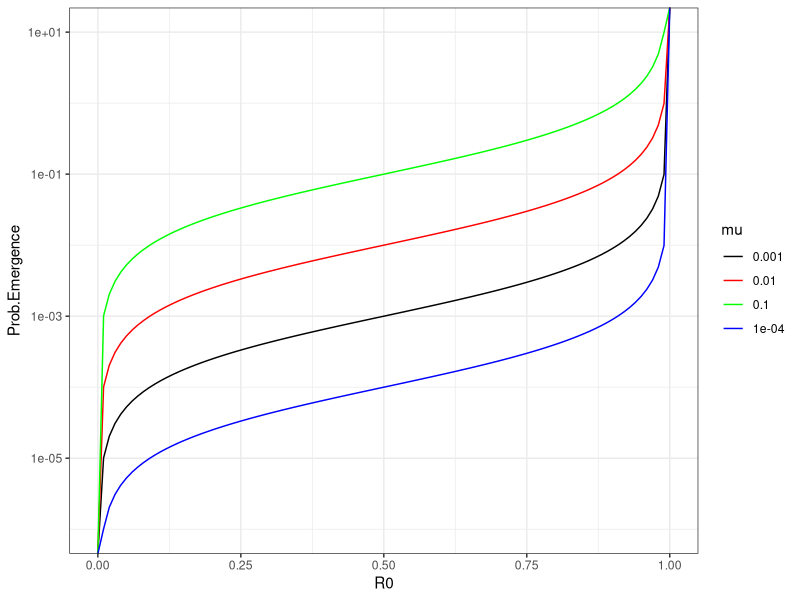
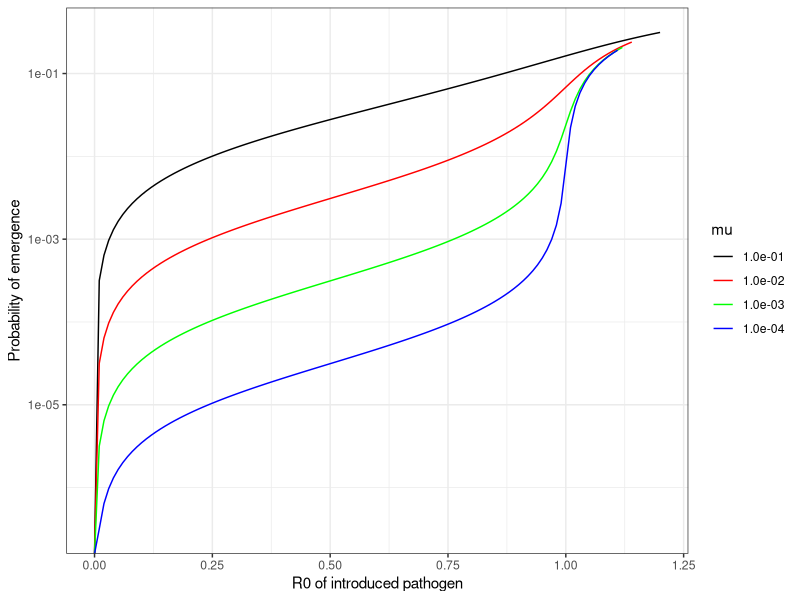
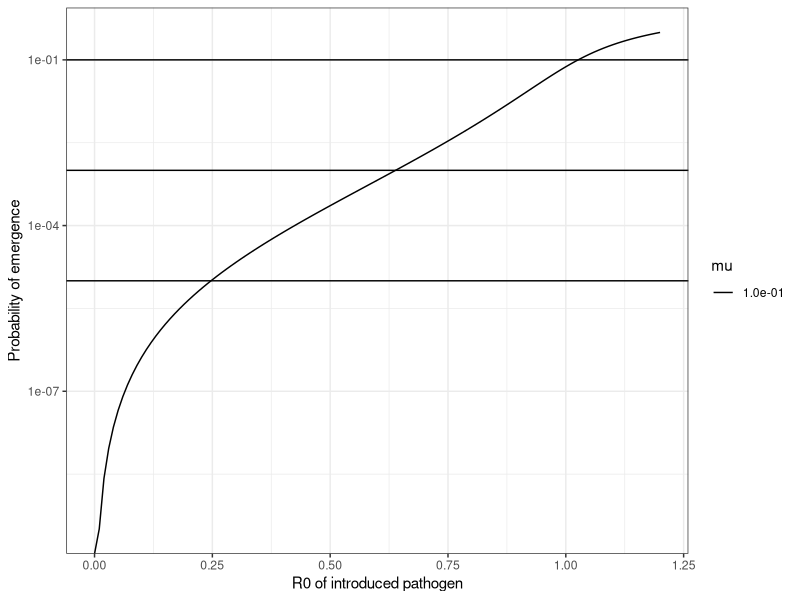
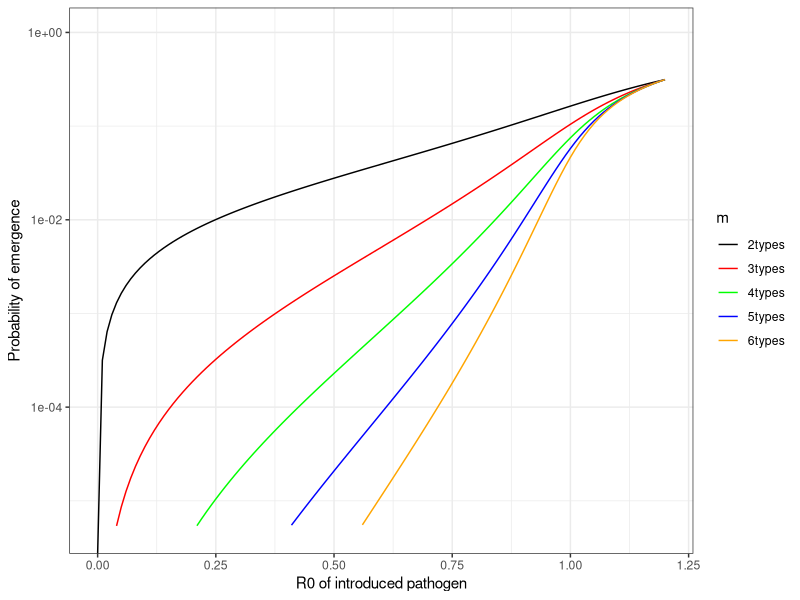
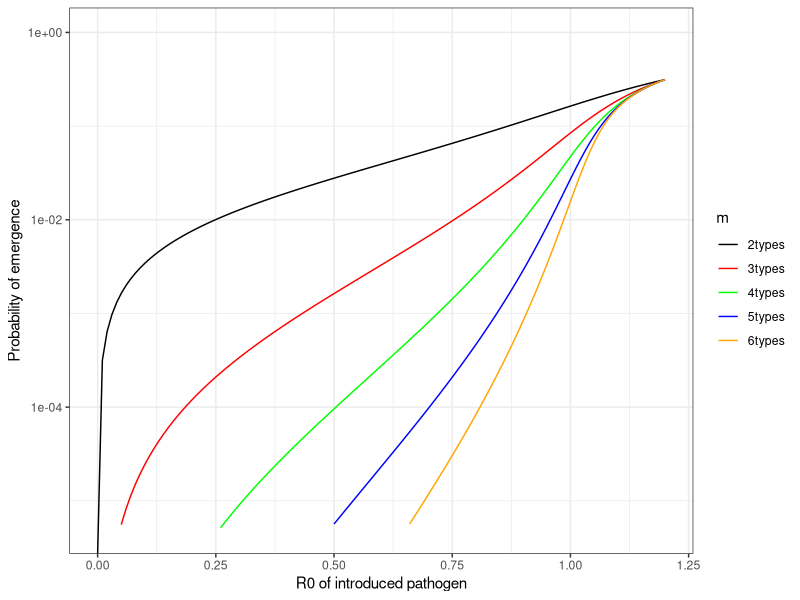

The R script that drew these images, in order:
## ---- chunk 1
# load libraries 
library(ggplot2) #for plotting
library(here) #for easy local path referencing
library(tidyverse) #for easy manipulation of data structures
library(nleqslv) #for solving nonlinear systems of equations


## ---- chunk 2
#single mutation required for evolution 
## parameters
mus = c(10^-1, 10^-2, 10^-3, 10^-4) # mutation rate
R0s = seq(0,1,0.01) # R0 is independent variable

#dataframe to store deterministic approximation values
df = data.frame(R0 = R0s)

#evaluate approximation equation for each mu at various R0s
for(i in 1:length(mus)){
  mu = mus[i] #set mu
  newcol = mu*R0s/(1-R0s) #evaluate approximation for each R0
  
  df = cbind(df, newcol) %>% as.data.frame() #add to dataframe
}

#format for plotting
colnames(df) = c("R0", as.character(mus))
df = pivot_longer(data = df,#pivot to long form
  cols = !R0,
  names_to = "mu",
  values_to = "Prob.Emergence"
)

#plot
## colors for plotting
my.colors = c("black", "red", "green", "blue")
## plot with ggplot
ggplot() + geom_line(data = df, aes(x = R0, y = Prob.Emergence, group = mu, col = mu)) +
  scale_y_continuous(trans= "log10") +
  theme_bw() +
  scale_color_manual(values = my.colors)

## ---- chunk 3
## Define fixed point equations
# pgfs - qi
fpeq_1 = function(q1,q2) {exp(-(1-mu)*R0_1*(1-q1))*exp(-mu*R0_1*(1-q2)) - q1}
fpeq_2 = function(q1,q2) {exp(-R0_2*(1-q2)) - q2}

# function for prob.emergence
prob_emergence = function(qs,init) {1 - (qs[1]^init[1]*qs[2]^init[2])} #we could vectorize this for qs longer than 

## define params
mu = 10^-3
R0_1 = 0.5
R0_2 = 1000

# define initial conditions 
start = c(1,0) #start with 1 wild type and no evolved

## solve system of equations
# define system of nl equations
single_mut <- function(x) {
y <- numeric(2)
y[1] <- fpeq_1(x[1], x[2])
y[2] <- fpeq_2(x[1], x[2])
y
}

# initial guess
xstart = c(0.5, 0.5)
fstart = single_mut(xstart)

# newton start
qs = nleqslv(xstart, single_mut, method="Newton", global="none", control=list(trace=1,stepmax=2))$x
prob.emergence = prob_emergence(qs = qs, init = start)

# we should get a probability of 10^-3 
formatC(prob.emergence, format = "e", digits = 1) # heck yeah!

## ---- chunk 4
## parms 
R0_1s = seq(0,1.2, by = 0.01) #R1s to test
R0_2 = 1.2 # final R0_2
mus = c(10^-1, 10^-2, 10^-3, 10^-4) # mus to test 

# define initial conditions 
start = c(1,0) #start with 1 wild type and no evolved

#empty vector to store probs
probs.emergence = matrix(nrow = length(R0_1s), ncol = length(mus))

## solve system of equations
# define system of nl equations
single_mut <- function(x) {
y <- numeric(2)
y[1] <- fpeq_1(x[1], x[2])
y[2] <- fpeq_2(x[1], x[2])
y
}

# initial guess
xstart = c(0.9, 0.1)
fstart = single_mut(xstart)

for(j in 1:length(mus)){
  #set mu
  mu = mus[j] 
  for(i in 1:length(R0_1s)){
   # set R0_1
    R0_1 = R0_1s[i]
   # newton start
    qs = nleqslv(xstart, single_mut, method="Newton", global="none", control=list(trace=1,stepmax=2))$x
   # solve for prob.emergence
    prob.emergence = prob_emergence(qs = qs, init = start) 
   # add solution to matrix
    probs.emergence[i,j] = prob.emergence
  }
}

### prepare probs.emergence for plotting
# format wide df
probs.emergence = cbind(R0_1s, probs.emergence) %>% as.data.frame() #add R01_s column and format as df
colnames(probs.emergence) = c("R0", as.character(formatC(mus, format = "e", digits = 1))) # add mu to columns

# pivot to longform 
probs.emergence.long = probs.emergence %>%
 pivot_longer(cols = !R0,
  names_to = "mu",
  values_to = "Prob.Emergence"
)

# Plot
## colors for plotting
my.colors = c("black", "red", "green", "blue")
## plot
ggplot() + 
  geom_line(data = probs.emergence.long, aes(x = R0, y = Prob.Emergence, group = mu, col = mu)) +
  theme_bw() +
  labs(x = "R0 of introduced pathogen", y = "Probability of emergence") +
  scale_y_continuous(trans = "log10") +
  scale_color_manual(values = my.colors)

  

## ---- chunk 5
## Define fixed point equations
# pgfs - qi
fpeq_1 = function(q1,q2,q3,q4) {exp(-(1-mu)*R0_1*(1-q1))*exp(-mu*R0_1*(1-q2)) - q1}
fpeq_2 = function(q1,q2,q3,q4) {exp(-(1-mu)*R0_1*(1-q2))*exp(-mu*R0_1*(1-q3)) - q2}
fpeq_3 = function(q1,q2,q3,q4) {exp(-(1-mu)*R0_1*(1-q3))*exp(-mu*R0_1*(1-q4)) - q3}
fpeq_4 = function(q1,q2,q3,q4) {exp(-R0_2*(1-q4)) - q4}

# function for prob.emergence
prob_emergence = function(qs,init) {1 - qs[1]^init[1]*qs[2]^init[2]*qs[3]^init[3]*qs[4]^init[4]} #we could vectorize this for qs longer than 

## define params
mu = 10^-1
R0_1 = 0.5
R0_2 = 1.2

# define initial conditions 
start = c(1,0,0,0) #start with 1 wild type and no evolved

## solve system of equations
# define system of nl equations
single_mut <- function(x) {
y <- numeric(4)
y[1] <- fpeq_1(x[1], x[2], x[3], x[4])
y[2] <- fpeq_2(x[1], x[2], x[3], x[4])
y[3] <- fpeq_3(x[1], x[2], x[3], x[4])
y[4] <- fpeq_3(x[1], x[2], x[3], x[4])
y
}

# initial guess
xstart = c(0.9, 0.05, 0.05, 0)
fstart = single_mut(xstart)

# newton start
qs = nleqslv(xstart, single_mut, method="Newton", global="none", control=list(trace=1,stepmax=2))$x
prob.emergence = prob_emergence(qs = qs, init = start)

# we should get a probability of 10^-3 
formatC(prob.emergence, format = "e", digits = 1) # heck yeah!


## ---- chunk 6
## parms 
R0_1s = seq(0,1.2, by = 0.01) #R1s to test
R0_2 = 1.2 # final R0_2
mus = c(10^-1) # mus to test 

# define initial conditions 
start = c(1,0,0,0) #start with 1 wild type and no evolved

#empty vector to store probs
probs.emergence = matrix(nrow = length(R0_1s), ncol = length(mus))

## solve system of equations
# define system of nl equations
single_mut <- function(x) {
y <- numeric(4)
y[1] <- fpeq_1(x[1], x[2], x[3], x[4])
y[2] <- fpeq_2(x[1], x[2], x[3], x[4])
y[3] <- fpeq_3(x[1], x[2], x[3], x[4])
y[4] <- fpeq_4(x[1], x[2], x[3], x[4])
y
}

# initial guess
xstart = c(1, 0, 0, 0)
fstart = single_mut(xstart)

for(j in 1:length(mus)){
  #set mu
  mu = mus[j] 
  for(i in 1:length(R0_1s)){
   # set R0_1
    R0_1 = R0_1s[i]
   # newton start
    qs = nleqslv(xstart, single_mut, method="Newton", global="none", control=list(trace=1,stepmax=2))$x
   # solve for prob.emergence
    prob.emergence = prob_emergence(qs = qs, init = start) 
   # add solution to matrix
    probs.emergence[i,j] = prob.emergence
  }
}

### prepare probs.emergence for plotting
# format wide df
probs.emergence = cbind(R0_1s, probs.emergence) %>% as.data.frame() #add R01_s column and format as df
colnames(probs.emergence) = c("R0", as.character(formatC(mus, format = "e", digits = 1))) # add mu to columns

# pivot to longform 
probs.emergence.long = probs.emergence %>%
 pivot_longer(cols = !R0,
  names_to = "mu",
  values_to = "Prob.Emergence"
)

# Plot
## colors for plotting
my.colors = c("black", "red", "green", "blue")
## plot
ggplot() + 
  geom_line(data = probs.emergence.long, aes(x = R0, y = Prob.Emergence, group = mu, col = mu)) +
  theme_bw() +
  labs(x = "R0 of introduced pathogen", y = "Probability of emergence") +
  scale_y_continuous(trans = "log10") +
  geom_hline(yintercept = 0.1) + 
  geom_hline(yintercept = 0.001) +
  geom_hline(yintercept = 10^-5) +
  scale_color_manual(values = my.colors)

  

## ---- chunk 7
#### Jackpot model
## parms 
R0_1s = seq(0,1.2, by = 0.01) #R1s to test
R0_2 = 1.2 # final R0_2
mu = 10^-1 #how many intermediate steps?
ms = 2:6 #0:4 in paper

# function for prob.emergence
prob_emergence = function(qs,init) {1 - prod(qs^init)}

#empty vector to store probs
probs.emergence = matrix(nrow = length(R0_1s), ncol = length(ms))

## solve system of equations
# define system of nl equations
single_mut <- function(x) {
y <- numeric(m)
for(i in 1:(m-1)){
  y[i] = exp(-(1-mu)*R0_1*(1-x[i]))*exp(-mu*R0_1*(1-x[i+1])) - x[i]
}
  y[ms[j]] = exp(-R0_2*(1-x[m])) - x[m]
  y
}

#run simulation for each number of mutations
for(j in 1:length(ms)){
  #set m
  m = ms[j] 
  # initial guess
  xstart = c(1, rep(0, (ms[j]-1)))
  fstart = single_mut(xstart)
  #set init
  init = c(1, rep(0, ms[j]-1))
  for(i in 1:length(R0_1s)){
   # set R0_1
    R0_1 = R0_1s[i]
   # newton start
    qs = nleqslv(xstart, single_mut, method="Newton", global="none", control=list(trace=1,stepmax=2))$x
   # solve for prob.emergence
    prob.emergence = prob_emergence(qs = qs, init = init) 
   # add solution to matrix
    probs.emergence[i,j] = prob.emergence
  }
}

### prepare probs.emergence for plotting
# format wide df
probs.emergence = cbind(R0_1s, probs.emergence) %>% as.data.frame() #add R01_s column and format as df
colnames(probs.emergence) = c("R0", paste0(ms, "types")) # add mu to columns

# pivot to longform 
probs.emergence.long = probs.emergence %>%
 pivot_longer(cols = !R0,
  names_to = "m",
  values_to = "Prob.Emergence"
)

# Plot
## colors for plotting
my.colors = c("black", "red", "green", "blue", "orange")
## plot
ggplot() + 
  geom_line(data = probs.emergence.long, aes(x = R0, y = Prob.Emergence, group = m, col = m)) +
  theme_bw() +
  labs(x = "R0 of introduced pathogen", y = "Probability of emergence") +
  scale_y_continuous(trans = "log10", limits = c(10^-5.3, 1)) +
  scale_color_manual(values = my.colors)


## ---- chunk 8
#### additive model
## parms 
R0_1s = seq(0,1.2, by = 0.01) #R1s to test
R0_2 = 1.2 # final R0_2
mu = 10^-1 #how many intermediate steps?
ms = 2:6 #0:4 in paper; number of types here, number of intermediates in paper

# function for prob.emergence
prob_emergence = function(qs,init) {1 - prod(qs^init)}

#empty vector to store probs
probs.emergence = matrix(nrow = length(R0_1s), ncol = length(ms))

## solve system of equations
# define system of nl equations
single_mut <- function(x) {
y <- numeric(m)
for(i in 1:(m-1)){
  y[i] = exp(-(1-mu)*(R0_1+Rstep*(1-i))*(1-x[i]))*exp(-mu*R0_1*(1-x[i+1])) - x[i]
}
  y[ms[j]] = exp(-R0_2*(1-x[m])) - x[m]
  y
}

#run simulation for each number of mutations
for(j in 1:length(ms)){
  #set m 
  m = ms[j] 
  # initial guess
  xstart = c(1, rep(0, (ms[j]-1)))
  #set init
  init = c(1, rep(0, ms[j]-1))
  for(i in 1:length(R0_1s)){
   # set variable parms
    R0_1 = R0_1s[i] # set wild type R0
    Rstep = (R0_2-R0_1)/(m-1) # increase in R0 with each step
   # newton start
    qs = nleqslv(xstart, single_mut, method="Newton", global="none", control=list(trace=1,stepmax=2))$x
   # solve for prob.emergence
    prob.emergence = prob_emergence(qs = qs, init = init) 
   # add solution to matrix
    probs.emergence[i,j] = prob.emergence
  }
}

### prepare probs.emergence for plotting
# format wide df
probs.emergence = cbind(R0_1s, probs.emergence) %>% as.data.frame() #add R01_s column and format as df
colnames(probs.emergence) = c("R0", paste0(ms, "types")) # add mu to columns

# pivot to longform 
probs.emergence.long = probs.emergence %>%
 pivot_longer(cols = !R0,
  names_to = "m",
  values_to = "Prob.Emergence"
)

# Plot
## colors for plotting
my.colors = c("black", "red", "green", "blue", "orange")
## plot
ggplot() + 
  geom_line(data = probs.emergence.long, aes(x = R0, y = Prob.Emergence, group = m, col = m)) +
  theme_bw() +
  labs(x = "R0 of introduced pathogen", y = "Probability of emergence") +
  scale_y_continuous(trans = "log10", limits = c(10^-5.3, 1)) +
  scale_color_manual(values = my.colors)


## ---- chunk 9
